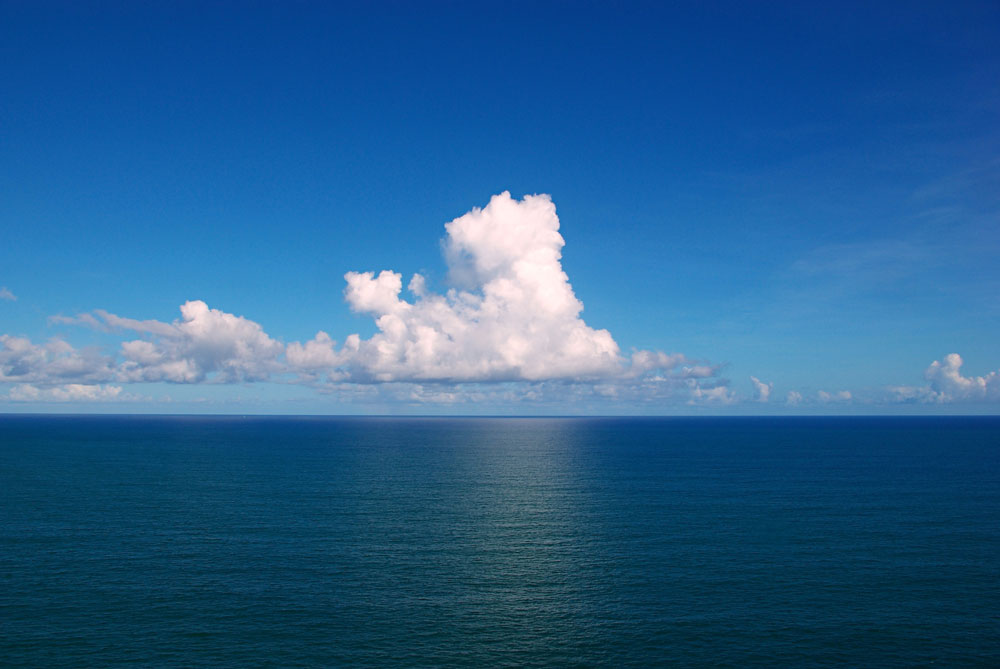
#> input picture source.jpg, 1000 x 669 px
$ python fastStyleTransfer.py --source source.jpg --target target1.jpg
#> lines starting #> are read from the running program, lines starting #| are printed output that depends on the picture
# coding=utf-8

# 导入python包
import cv2
import argparse
import numpy as np


def color_transfer(source, target):
    # 从RGB空间转换到LAB空间中
    source = cv2.cvtColor(source, cv2.COLOR_BGR2LAB).astype("float32")
    target = cv2.cvtColor(target, cv2.COLOR_BGR2LAB).astype("float32")
    #cvtColor函数是OpenCV里用于图像颜色空间转换，可以实现RGB颜色、HSV颜色、HSI颜色、lab颜色、YUV颜色等转换，也可以彩色和灰度图互转。

    # 计算source和target图像的统计信息，即均值和方差等
    # Lab颜色模型由三个要素组成，一个要素是亮度（L），a 和b是两个颜色通道。a包括的颜色是从深绿色（低亮度值）到灰色（中亮度值）再到亮粉红色（高亮度值）；
    # b是从亮蓝色（低亮度值）到灰色（中亮度值）再到黄色（高亮度值）。
    (lMeanSrc, lStdSrc, aMeanSrc, aStdSrc, bMeanSrc, bStdSrc) = image_stats(source)
    (lMeanTar, lStdTar, aMeanTar, aStdTar, bMeanTar, bStdTar) = image_stats(target)

    # 将目标图像的L、a、b通道划分开来并减去对应的均值
    (l, a, b) = cv2.split(target)
    l -= lMeanTar
    a -= aMeanTar
    b -= bMeanTar

    # 分别对L、a、b通道进行标准化操作
    l = (lStdTar / lStdSrc) * l
    a = (aStdTar / aStdSrc) * a
    b = (bStdTar / bStdSrc) * b

    # 加上均值
    l += lMeanSrc
    a += aMeanSrc
    b += bMeanSrc

    # 将处理的结果限制在[0,255]的空间内
    l = np.clip(l, 0, 255)
    a = np.clip(a, 0, 255)
    b = np.clip(b, 0, 255)

    # 将L、a、b通道合并起来并将其转化回RGB颜色空间
    transfer = cv2.merge([l, a, b])
    transfer = cv2.cvtColor(transfer.astype("uint8"), cv2.COLOR_LAB2BGR)

    # 返回最终的变换结果
    return transfer


def image_stats(image):
    # 计算每一个通道的均值和方差值
    (l, a, b) = cv2.split(image)
    (lMean, lStd) = (l.mean(), l.std())
    (aMean, aStd) = (a.mean(), a.std())
    (bMean, bStd) = (b.mean(), b.std())

    # 返回对应的统计信息
    return (lMean, lStd, aMean, aStd, bMean, bStd)


if __name__ == '__main__':
    ap = argparse.ArgumentParser()
    ap.add_argument("-s", "--source", required=True, help="Path to the source image")
    ap.add_argument("-t", "--target", required=True, help="Path to the target image")
    args = vars(ap.parse_args())
    source = cv2.imread(args["source"])
#> source is the input picture: shape (669, 1000, 3); mean B, G, R 143.2, 96.6, 41.3
    target = cv2.imread(args["target"])
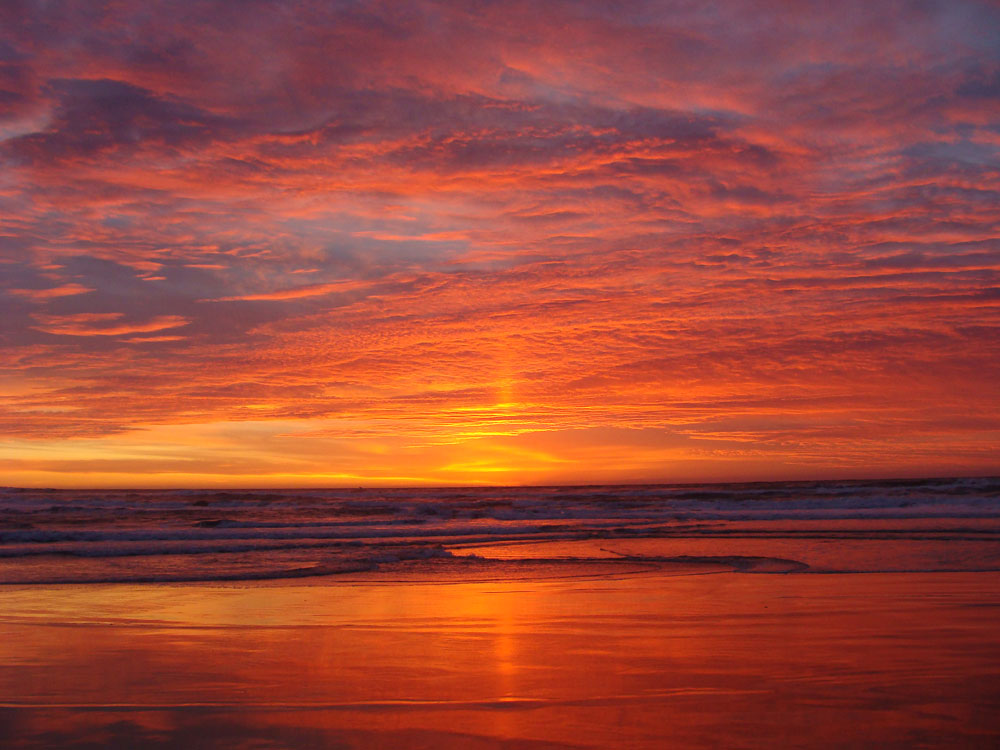
#> input picture target1.jpg, 1000 x 750 px
#> target is the input picture: shape (750, 1000, 3); mean B, G, R 57, 70.1, 152.7
    taransform = color_transfer(source, target)
#> in image_stats, `(l, a, b) = cv2.split(image)`:
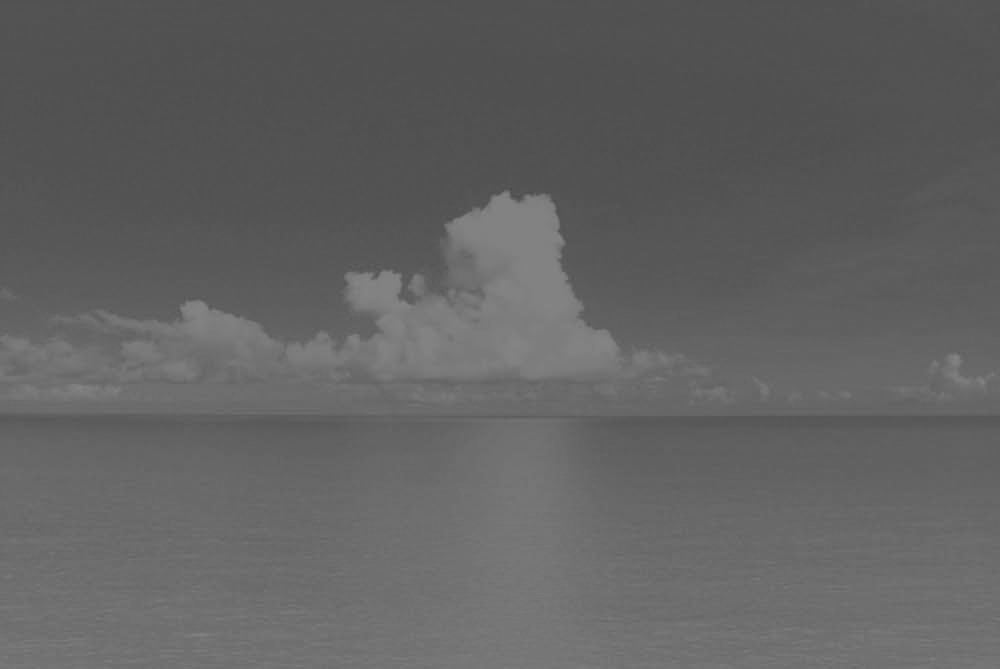
#> b: shape (669, 1000) float32; min 74, max 136, mean 97.7
#> in image_stats, `(lMean, lStd) = (l.mean(), l.std())`: lMean = 100.5; lStd = 45
#> in image_stats, `(aMean, aStd) = (a.mean(), a.std())`: aMean = 128.5; aStd = 7.67
#> in image_stats, `(bMean, bStd) = (b.mean(), b.std())`: bMean = 97.71; bStd = 14.03
#> in color_transfer, `(lMeanSrc, lStdSrc, aMeanSrc, aStdSrc, bMeanSrc, bStdSrc) = image_stat..`: lMeanSrc = 100.5; lStdSrc = 45; aMeanSrc = 128.5; aStdSrc = 7.67; bMeanSrc = 97.71; bStdSrc = 14.03
#> in image_stats (call 2), `(l, a, b) = cv2.split(image)`:
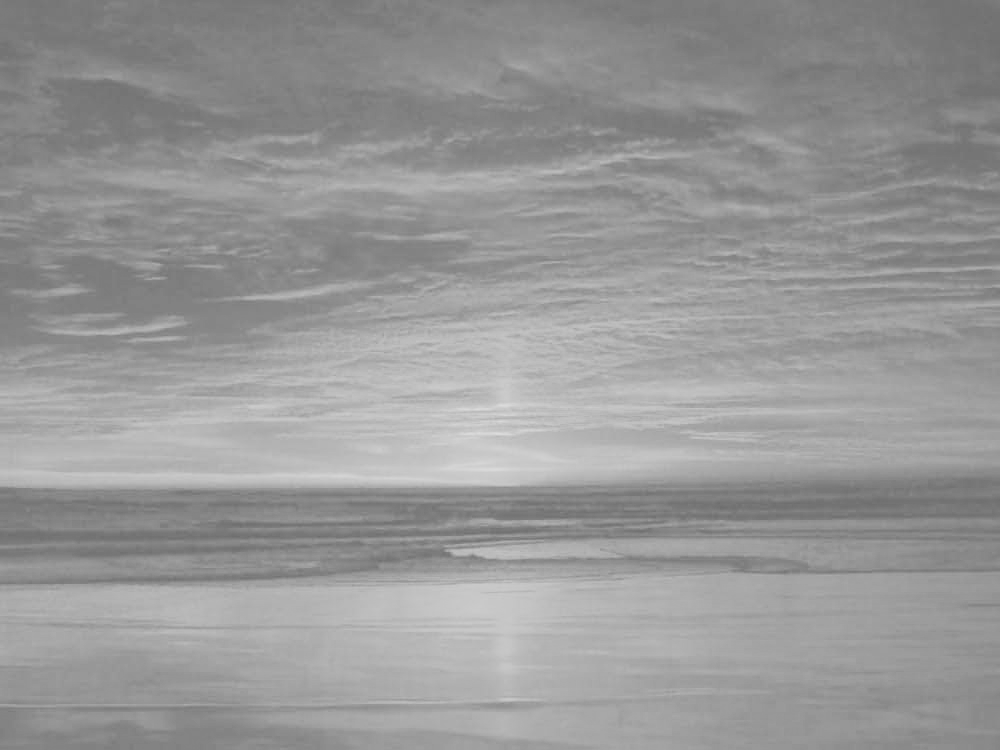
#> b: shape (750, 1000) float32; min 108, max 221, mean 151.4
#> in image_stats (call 2), `(lMean, lStd) = (l.mean(), l.std())`: lMean = 103; lStd = 35.71
#> in image_stats (call 2), `(aMean, aStd) = (a.mean(), a.std())`: aMean = 161.5; aStd = 11.82
#> in image_stats (call 2), `(bMean, bStd) = (b.mean(), b.std())`: bMean = 151.4; bStd = 21.12
#> in color_transfer, `(lMeanTar, lStdTar, aMeanTar, aStdTar, bMeanTar, bStdTar) = image_stat..`: lMeanTar = 103; lStdTar = 35.71; aMeanTar = 161.5; aStdTar = 11.82; bMeanTar = 151.4; bStdTar = 21.12
    source1 = cv2.resize(source, target.shape[0:2])
    target1 = cv2.resize(target, target.shape[0:2])
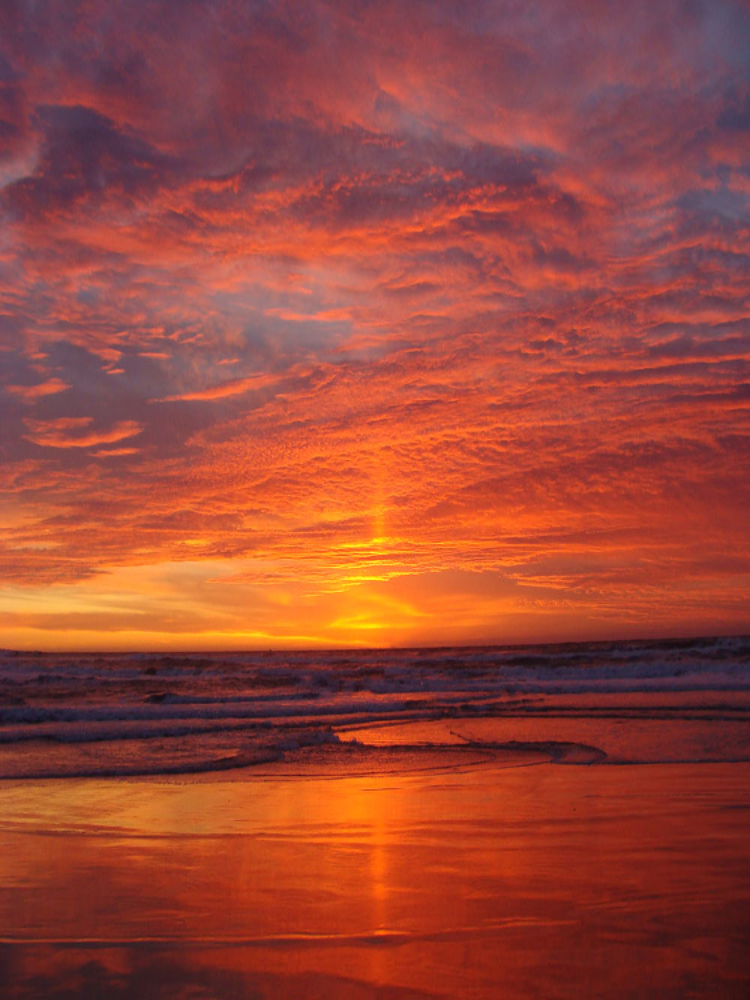
#> target1: shape (1000, 750, 3); mean B, G, R 57, 70.1, 152.6
    taransform1 = cv2.resize(taransform, target.shape[0:2])
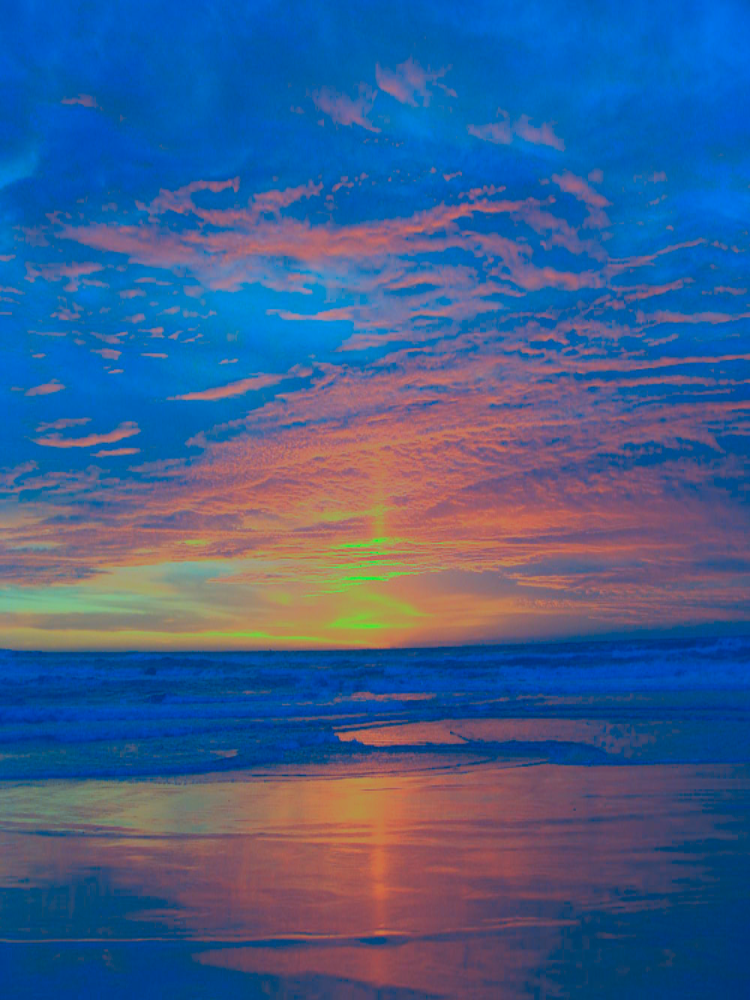
#> taransform1: shape (1000, 750, 3); mean B, G, R 141.9, 94.5, 63
    result = np.hstack([source1, target1, taransform1])
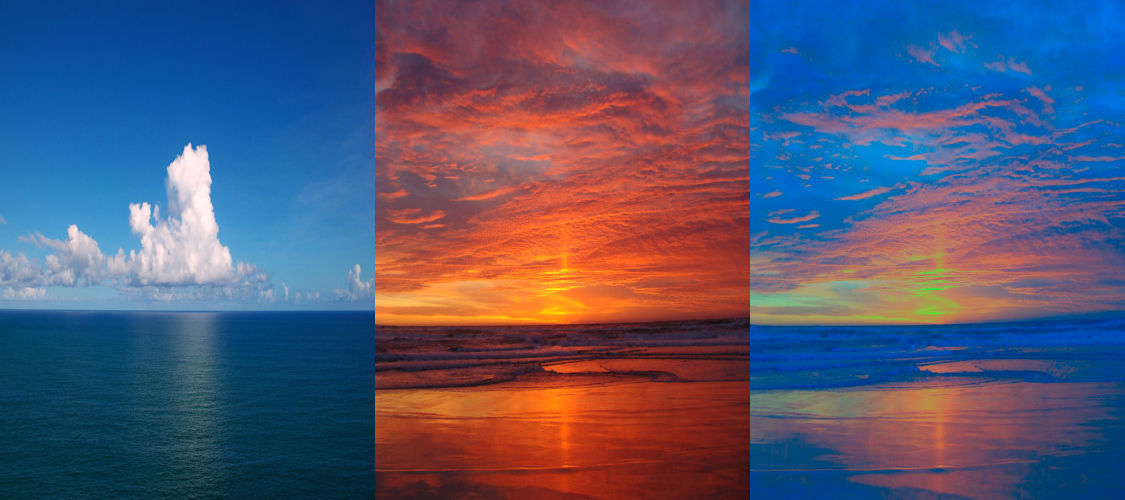
#> result: shape (1000, 2250, 3) (shown at 1/2 size); mean B, G, R 114, 87, 85.6
    cv2.imwrite("transform4.png", result)
    cv2.imshow("transform", result)
    cv2.waitKey(0)
